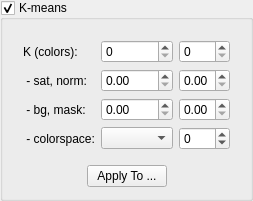
    <widget class="QGroupBox" name="kmeansPanel">
     <property name="title">
      <string>K-means</string>
     </property>
     <property name="flat">
      <bool>false</bool>
     </property>
     <property name="checkable">
      <bool>true</bool>
     </property>
     <property name="visible">
      <bool>false</bool>
     </property>
     <layout class="QVBoxLayout" name="verticalLayout_kmeans4">
      <item>
       <widget class="QWidget" name="kmeansOptions" native="true">
        <layout class="QVBoxLayout" name="verticalLayout_kmeans">
         <item>
          <layout class="QGridLayout" name="kmeansSheetOptions">
           <item row="0" column="0">
            <widget class="QLabel" name="kmeansCountLabel">
             <property name="text">
              <string>K (colors):</string>
             </property>
            </widget>
           </item>
           <item row="0" column="1">
            <widget class="QSpinBox" name="kmeansCount">
             <property name="toolTip">
              <string>Number of K-means colors.</string>
             </property>
             <property name="minimum">
              <number>0</number>
             </property>
             <property name="maximum">
              <number>255</number>
             </property>
            </widget>
           </item>
           <item row="0" column="2">
            <widget class="QSpinBox" name="kmeansValueStart">
             <property name="toolTip">
              <string>The starting value of the k-means color.</string>
             </property>
             <property name="minimum">
              <number>0</number>
             </property>
             <property name="maximum">
              <number>255</number>
             </property>
             <property name="singleStep">
              <number>5</number>
             </property>
            </widget>
           </item>
           <item row="1" column="0">
            <widget class="QLabel" name="kmeansSatNormLabel">
             <property name="text">
              <string> - sat, norm:</string>
             </property>
            </widget>
           </item>
           <item row="1" column="1">
            <widget class="QDoubleSpinBox" name="kmeansSat">
             <property name="toolTip">
              <string>Default value is 0.0.</string>
             </property>
             <property name="minimum">
              <double>0.0</double>
             </property>
             <property name="maximum">
              <double>1.0</double>
             </property>
             <property name="singleStep">
              <double>0.1</double>
             </property>
            </widget>
           </item>
           <item row="1" column="2">
            <widget class="QDoubleSpinBox" name="kmeansNorm">
             <property name="toolTip">
              <string>Default value is 0.0.</string>
             </property>
             <property name="minimum">
              <double>0.0</double>
             </property>
             <property name="maximum">
              <double>1.0</double>
             </property>
             <property name="singleStep">
              <double>0.1</double>
             </property>
            </widget>
           </item>
           <item row="2" column="0">
            <widget class="QLabel" name="kmeansBGMaskLabel">
             <property name="text">
              <string> - bg, mask:</string>
             </property>
            </widget>
           </item>
           <item row="2" column="1">
            <widget class="QDoubleSpinBox" name="kmeansBG">
             <property name="toolTip">
              <string>Default value is 0.0.</string>
             </property>
             <property name="minimum">
              <double>0.0</double>
             </property>
             <property name="maximum">
              <double>1.0</double>
             </property>
             <property name="singleStep">
              <double>0.1</double>
             </property>
            </widget>
           </item>
           <item row="2" column="2">
            <widget class="QDoubleSpinBox" name="coloredMaskCoef">
             <property name="toolTip">
              <string>Default value is 0.0.</string>
             </property>
             <property name="minimum">
              <double>0.0</double>
             </property>
             <property name="maximum">
              <double>1.0</double>
             </property>
             <property name="singleStep">
              <double>0.01</double>
             </property>
            </widget>
           </item>
           <item row="3" column="0">
            <widget class="QLabel" name="kmeansColorSpaceSelectorLabel">
             <property name="text">
              <string> - colorspace:</string>
             </property>
            </widget>
           </item>
           <item row="3" column="1">
            <widget class="QComboBox" name="kmeansColorSpaceSelector">
             <property name="toolTip">
              <string>Select color space in K-means.</string>
             </property>
            </widget>
           </item>
           <item row="3" column="2">
            <widget class="QSpinBox" name="kmeansMorphology">
             <property name="toolTip">
              <string>Morphology of K-means.</string>
             </property>
             <property name="minimum">
              <number>-16</number>
             </property>
             <property name="maximum">
              <number>16</number>
             </property>
            </widget>
           </item>
          </layout>
         </item>
        </layout>
       </widget>
      </item>
      <item>
       <layout class="QHBoxLayout" name="horizontalLayout_kmeans5">
        <item>
         <spacer name="horizontalSpacer_kmeans9">
          <property name="orientation">
           <enum>Qt::Horizontal</enum>
          </property>
          <property name="sizeHint" stdset="0">
           <size>
            <width>0</width>
            <height>20</height>
           </size>
          </property>
         </spacer>
        </item>
        <item>
         <widget class="QPushButton" name="applyKmeansButton">
          <property name="text">
           <string>Apply To ...</string>
          </property>
         </widget>
        </item>
        <item>
         <spacer name="horizontalSpacer_kmeans10">
          <property name="orientation">
           <enum>Qt::Horizontal</enum>
          </property>
          <property name="sizeHint" stdset="0">
           <size>
            <width>0</width>
            <height>20</height>
           </size>
          </property>
         </spacer>
        </item>
       </layout>
      </item>
     </layout>
    </widget>
